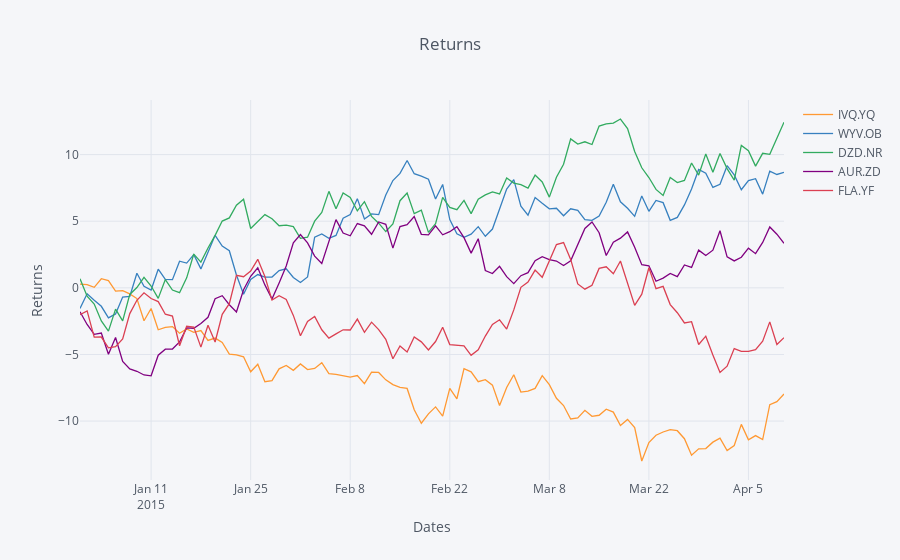

The notebook cell saved with this chart:
### Code cell
iplot(cf.datagen.lines().iplot(asFigure=True,
                               kind='scatter',xTitle='Dates',yTitle='Returns',title='Returns'))
